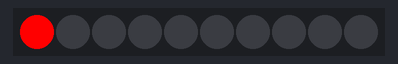
A sketch run on a simulated Arduino Uno, built with avr-gcc and run on an emulated ATmega328P. On the bench: 10 RGB LEDs in strip order, left to right.

Above: at 4.7 s.
At 5.7 s:
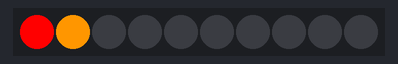
At 6.7 s:
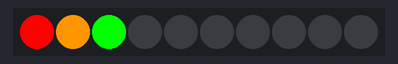
At 9.2 s:
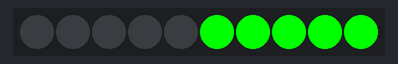
At 13.2 s:
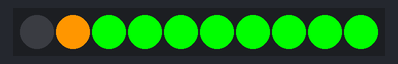
At 13.7 s:
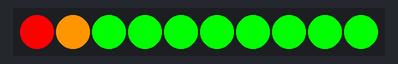

The sketch:

Reverse.ino
```cpp
/*
Grove LED Bar - Reverse Example
This example will show you how to use setGreenToRed() function of this library.
The function is used to reverse the orientation of the LED Bar.

Ported for MSP-EXP430F5529, TM4c123 (Tiva C), and cc3200 LaunchPad By Cameron P. LaFollette

 ***IMPORTANT*** If using cc3200 LaunchPad, place a jumper wire from
 BoosterPack pin 31 to 36 and a wire from pin 29 to 35,
 then change Grove_LED_Bar bar(35, 36, 0) to (29, 31, 0)

*/

#include <Grove_LED_Bar.h>

// The 3rd parameter sets the initial orientation
// 0 = green to red, 1 = red to green
// You can always change it at runtime with the setGreenToRed() function

// Arduino Clock pin, Data pin, Orientation
// Grove_LED_Bar bar(9, 8, 0); // Clock pin, Data pin, Orientation

// LaunchPad Clock pin, Data pin, Orientation
Grove_LED_Bar bar(35, 36, 0);  // for cc3200 change to Grove_LED_Bar bar(29, 31, 0);

void setup()
{
  // nothing to initialize
  bar.begin();
}

void loop()
{
  // Start as red to green
  // Walk through the 10 levels
  for (int i = 0; i <= 10; i++)
  {
    bar.setLevel(i);
    delay(200);
  }
  bar.setLevel(0);

  // Swich to green to red
  bar.setGreenToRed(1);

  // Walk through the 10 levels
  for (int i = 0; i <= 10; i++)
  {
    bar.setLevel(i);
    delay(200);
  }
  bar.setLevel(0);

  // Switch back to red to green
  bar.setGreenToRed(0);
  delay(200);

  // Walk through the levels
  // Each reverse keeps the previously set level
  for (int i = 1; i <= 10; i++)
  {
    bar.setLevel(i);
    delay(500);

    bar.setGreenToRed(1);
    delay(500);

    bar.setGreenToRed(0);
  }
  bar.setLevel(0);
}
```

Measured:
- by itself, everything shown: repeats every 14.7 s, in 42 steps
- what the display in image 0 shows lasts 0.5 s, from 4.7 s to 5.2 s
- what the display in image 5 shows lasts 1.0 s, from 13.7 s to 14.7 s
